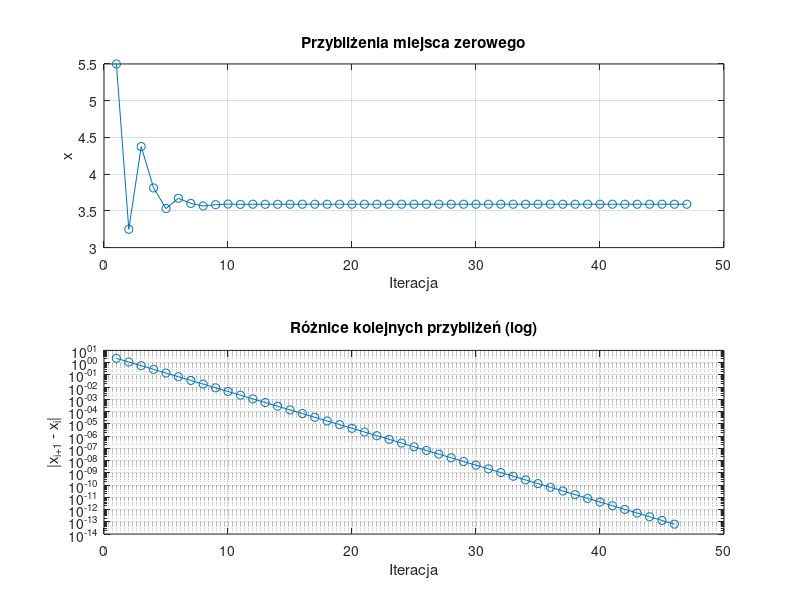

Source code (MATLAB):
function [xvec, xdif, xsolution, ysolution, iterations] = impedance_bisection()
    % Wyznacza miejsce zerowe funkcji impedance_difference metodą bisekcji.
    % xvec - kolejne przybliżenia
    % xdif - różnice między kolejnymi przybliżeniami
    % xsolution - znalezione miejsce zerowe
    % ysolution - wartość funkcji w tym punkcie
    % iterations - liczba iteracji do zbieżności

    a = 1; 
    b = 10; 
    ytolerance = 1e-12;
    max_iterations = 1000;

    fa = impedance_difference(a);
    fb = impedance_difference(b);

    if fa * fb > 0
        error('Brak zmiany znaku funkcji na końcach przedziału. Metoda bisekcji nie może być zastosowana.');
    end

    xvec = [];
    xsolution = Inf;
    ysolution = Inf;
    iterations = max_iterations;

    for ii = 1:max_iterations
        c = (a + b) / 2;
        xvec(ii,1) = c;
        fc = impedance_difference(c);

        if abs(fc) < ytolerance
            xsolution = c;
            ysolution = fc;
            iterations = ii;
            break
        else
            if fa * fc < 0
                b = c;
                fb = fc;
            else
                a = c;
                fa = fc;
            end
        end
    end

    % Oblicz różnice między kolejnymi przybliżeniami
    xdif = abs(diff(xvec));

    % Wykresy
    figure;
    
    % Górny wykres - przybliżenia
    subplot(2,1,1);
    plot(xvec, '-o');
    title('Przybliżenia miejsca zerowego');
    xlabel('Iteracja');
    ylabel('x');
    grid on;

    % Dolny wykres - logarytm różnic
    subplot(2,1,2);
    semilogy(xdif, '-o');
    title('Różnice kolejnych przybliżeń (log)');
    xlabel('Iteracja');
    ylabel('|x_{i+1} - x_i|');
    grid on;
end

function impedance_delta = impedance_difference(f)
    R = 525;
    L = 3;
    C = 7e-5;
    Z_ref = 75;

    if f <= 0
        error('Częstotliwość musi być większa od zera.');
    end

    omega = 2 * pi * f;
    denominator = sqrt(1/R^2 + (omega * C - 1 / (omega * L))^2);
    Zf = 1 / denominator;

    impedance_delta = abs(Zf) - Z_ref;
end
